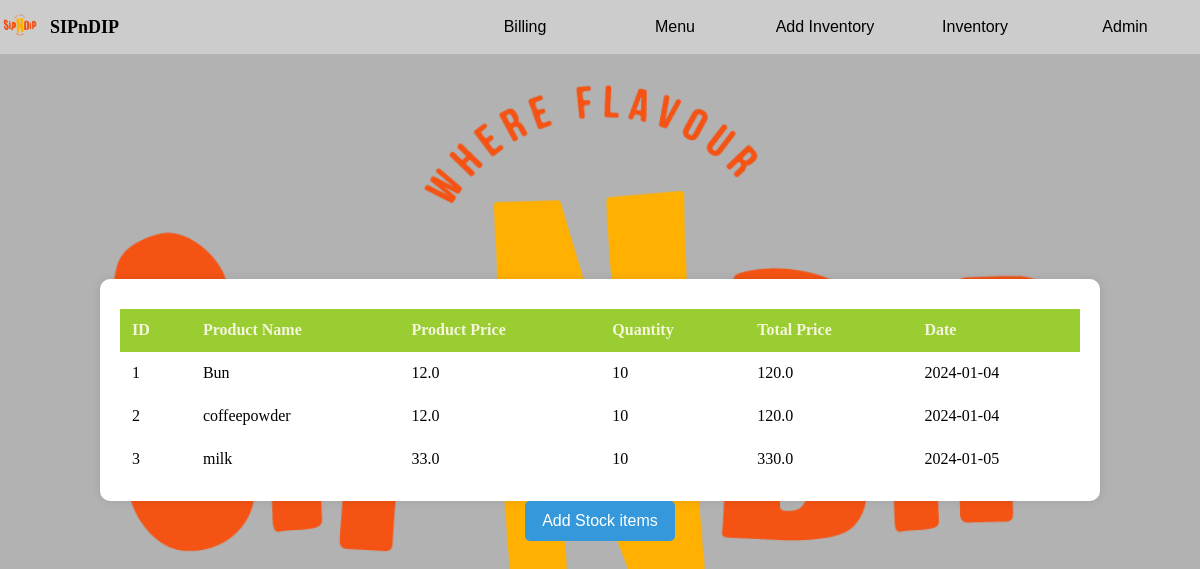
The app's page /view_inventory (signed in) with its own data.
### main.py (models this page shows, shortened)
class InventoryItem(db.Model):
    id = db.Column(db.Integer, primary_key=True)
    product_name = db.Column(db.String(100))
    product_price = db.Column(db.Float)
    quantity = db.Column(db.Integer)
    total_price = db.Column(db.Float)
    date = db.Column(db.Date)

### main.py (the view)
@app.route('/view_inventory')
@login_required
def view_inventory():
    inventory = InventoryItem.query.all()
    return render_template('view_inventory.html', inventory=inventory)

### main.py (called while the page is built)
@login_manager.user_loader
def load_user(user_id):
    return User.query.get(user_id)

### templates/view_inventory.html
{% extends 'layout.html' %}
{% block content %}
    <section class="inventory-section">
    <table>
        <thead>
            <tr>
                <th>ID</th>
                <th>Product Name</th>
                <th>Product Price</th>
                <th>Quantity</th>
                <th>Total Price</th>
                <th>Date</th>
            </tr>
        </thead>
        <tbody>
            {% for item in inventory %}
            <tr>
                <td>{{ item.id }}</td>
                <td>{{ item.product_name }}</td>
                <td>{{ item.product_price }}</td>
                <td>{{ item.quantity }}</td>
                <td>{{ item.total_price }}</td>
                <td>{{ item.date.strftime('%Y-%m-%d') }}</td>
            </tr>
            {% endfor %}
        </tbody>
    </table>
        </section>
    <a href="{{ url_for('add_stock') }}"><button>Add Stock items</button></a>
{% endblock %}

### static/css/style.css (style rules this page uses)
body { margin: 0; padding: 0; height: 100vh; display: flex; flex-direction: column; justify-content: center; align-items: center; background-color: rgba(0, 0, 0, 0.3); background-image: url('/static/img/sipndip.png'); background-size: cover; background-position: center; background-attachment: fixed; }
a { text-decoration: none; color: inherit; }
button { width: 150px; height: 40px; padding: 10px 20px; border: none; border-radius: 5px; cursor: pointer; font-size: 16px; }
button { padding: 10px; background-color: #3498db; color: white; border: none; border-radius: 5px; cursor: pointer; }
table { width: 100%; border-collapse: collapse; margin-top: 10px; }
th, td { padding: 12px; text-align: left; border-bottom: 1px solid transparent; }
th { background-color: yellowgreen; color: beige; }
tr:nth-child(even) { background-color: rgba(255, 255, 255, 0.75); }
tr:nth-child(odd) { background-color: rgba(255, 255, 255, 0.65); }
button { padding: 10px; border: none; border-radius: 5px; cursor: pointer; }
.inventory-section { background-color: white; padding: 20px; border-radius: 10px; box-shadow: 0 0 10px rgba(0, 0, 0, 0.1); margin-top: 20px; width: 80%; overflow-x: auto; }

### records on screen
InventoryItem: id "1", product_name "Bun", product_price "12.0", quantity "10", total_price "120.0", date "2024-01-04"
InventoryItem: id "2", product_name "coffeepowder", product_price "12.0", quantity "10", total_price "120.0", date "2024-01-04"
InventoryItem: id "3", product_name "milk", product_price "33.0", quantity "10", total_price "330.0", date "2024-01-05"
